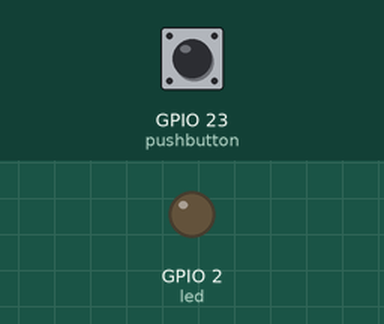
Recording of a sketch running on a simulated ESP32. Parts: output pins drawn as LEDs (lit = HIGH). The test bench sets the inputs (shaded band); at power-on: GPIO 23 (pushbutton) HIGH.

Above: at 1.2 s.
1.3 s: GPIO 23 (pushbutton) pulled LOW for 0.15 s
At 1.37 s:
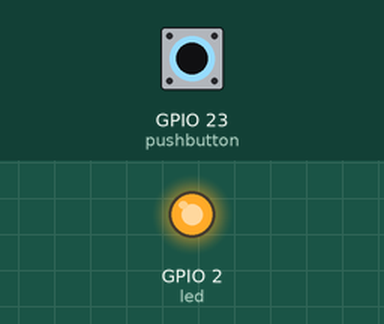
2.9 s: GPIO 23 (pushbutton) pulled LOW for 3.2 s
At 7.0 s:
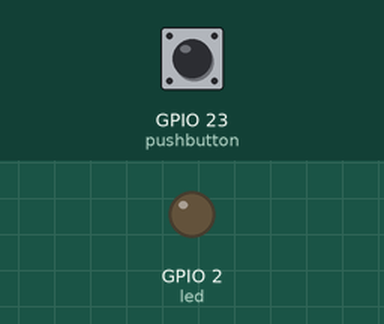
Timing chart, 0 to 8.5 s (numbered marks = the images above; inputs shaded):
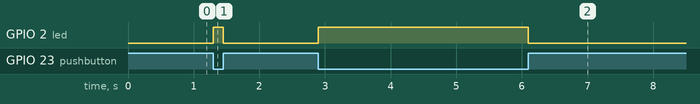

Measured:
- after the input at 1.3 s, GPIO 2 (led): LOW → HIGH at once, → LOW 0.15 s later
- after the input at 2.9 s, GPIO 2 (led): LOW → HIGH at once, → LOW 3.2 s later

The sketch:

led_using_pushbutton.ino
```cpp
const int led = 2 ;
const int pushbutton = 23;

void setup(){

  pinMode(led , OUTPUT);
  pinMode(pushbutton ,INPUT);

  }

void loop(){

  if (!digitalRead(pushbutton) == 1)
  {
    digitalWrite(led,HIGH);
    }
  else
  {
    digitalWrite(led,LOW);

    }


  }
```
